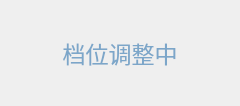
<?xml version="1.0" encoding="UTF-8"?>
<ui version="4.0">
 <class>Hp_Dialog</class>
 <widget class="QWidget" name="Hp_Dialog">
  <property name="geometry">
   <rect>
    <x>0</x>
    <y>0</y>
    <width>240</width>
    <height>106</height>
   </rect>
  </property>
  <property name="windowTitle">
   <string>Form</string>
  </property>
  <property name="styleSheet">
   <string notr="true"/>
  </property>
  <widget class="QLabel" name="label">
   <property name="geometry">
    <rect>
     <x>0</x>
     <y>0</y>
     <width>240</width>
     <height>106</height>
    </rect>
   </property>
   <property name="font">
    <font>
     <pointsize>17</pointsize>
    </font>
   </property>
   <property name="styleSheet">
    <string notr="true">border: 0px solid  #7CA6C9;
color:#7CA6C9;
background-image:url(:/res/res/main_background.png);</string>
   </property>
   <property name="text">
    <string>档位调整中</string>
   </property>
   <property name="alignment">
    <set>Qt::AlignCenter</set>
   </property>
  </widget>
 </widget>
 <resources/>
 <connections/>
</ui>
